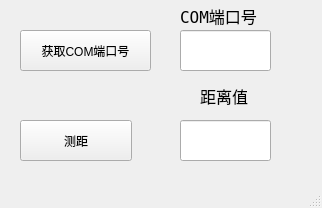
<?xml version="1.0" encoding="UTF-8"?>
<ui version="4.0">
 <class>MainWindow</class>
 <widget class="QMainWindow" name="MainWindow">
  <property name="geometry">
   <rect>
    <x>0</x>
    <y>0</y>
    <width>322</width>
    <height>208</height>
   </rect>
  </property>
  <property name="windowTitle">
   <string>MainWindow</string>
  </property>
  <widget class="QWidget" name="centralwidget">
   <widget class="QPushButton" name="pushButton_2">
    <property name="geometry">
     <rect>
      <x>20</x>
      <y>120</y>
      <width>112</width>
      <height>41</height>
     </rect>
    </property>
    <property name="text">
     <string>测距</string>
    </property>
   </widget>
   <widget class="QLabel" name="label_2">
    <property name="geometry">
     <rect>
      <x>180</x>
      <y>-10</y>
      <width>161</width>
      <height>51</height>
     </rect>
    </property>
    <property name="font">
     <font>
      <family>Terminal</family>
      <pointsize>12</pointsize>
     </font>
    </property>
    <property name="text">
     <string>COM端口号</string>
    </property>
   </widget>
   <widget class="QPushButton" name="pushButton_3">
    <property name="geometry">
     <rect>
      <x>20</x>
      <y>30</y>
      <width>131</width>
      <height>41</height>
     </rect>
    </property>
    <property name="text">
     <string>获取COM端口号</string>
    </property>
   </widget>
   <widget class="QLineEdit" name="lineEdit_2">
    <property name="geometry">
     <rect>
      <x>180</x>
      <y>30</y>
      <width>91</width>
      <height>41</height>
     </rect>
    </property>
   </widget>
   <widget class="QLineEdit" name="lineEdit_5">
    <property name="geometry">
     <rect>
      <x>180</x>
      <y>120</y>
      <width>91</width>
      <height>41</height>
     </rect>
    </property>
   </widget>
   <widget class="QLabel" name="label_4">
    <property name="geometry">
     <rect>
      <x>200</x>
      <y>70</y>
      <width>71</width>
      <height>51</height>
     </rect>
    </property>
    <property name="font">
     <font>
      <family>Terminal</family>
      <pointsize>12</pointsize>
     </font>
    </property>
    <property name="text">
     <string>距离值</string>
    </property>
   </widget>
  </widget>
  <widget class="QStatusBar" name="statusbar"/>
  <action name="actionhehe">
   <property name="text">
    <string>hehe </string>
   </property>
  </action>
 </widget>
 <resources/>
 <connections/>
</ui>
